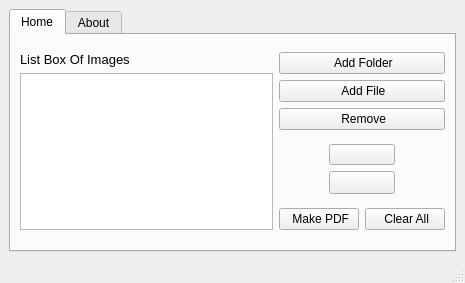
<?xml version="1.0" encoding="UTF-8"?>
<ui version="4.0">
 <class>MainWindow</class>
 <widget class="QMainWindow" name="MainWindow">
  <property name="geometry">
   <rect>
    <x>0</x>
    <y>0</y>
    <width>465</width>
    <height>283</height>
   </rect>
  </property>
  <property name="minimumSize">
   <size>
    <width>465</width>
    <height>283</height>
   </size>
  </property>
  <property name="maximumSize">
   <size>
    <width>465</width>
    <height>283</height>
   </size>
  </property>
  <property name="windowTitle">
   <string>Image To PDF Converter App</string>
  </property>
  <property name="windowIcon">
   <iconset>
    <normaloff>icons/main_icon.png</normaloff>icons/main_icon.png</iconset>
  </property>
  <widget class="QWidget" name="centralwidget">
   <layout class="QHBoxLayout" name="horizontalLayout_6">
    <item>
     <widget class="QTabWidget" name="tabWidget">
      <property name="tabShape">
       <enum>QTabWidget::Rounded</enum>
      </property>
      <property name="currentIndex">
       <number>0</number>
      </property>
      <widget class="QWidget" name="tab">
       <attribute name="icon">
        <iconset>
         <normaloff>icons/top_menu_50px.png</normaloff>icons/top_menu_50px.png</iconset>
       </attribute>
       <attribute name="title">
        <string>Home</string>
       </attribute>
       <layout class="QGridLayout" name="gridLayout">
        <item row="0" column="0" rowspan="3">
         <layout class="QVBoxLayout" name="verticalLayout_3">
          <item>
           <widget class="QLabel" name="label_8">
            <property name="text">
             <string>&lt;html&gt;&lt;head/&gt;&lt;body&gt;&lt;p&gt;&lt;span style=&quot; font-size:10pt;&quot;&gt;List Box Of Images&lt;/span&gt;&lt;/p&gt;&lt;/body&gt;&lt;/html&gt;</string>
            </property>
           </widget>
          </item>
          <item>
           <widget class="QListWidget" name="listWidget"/>
          </item>
         </layout>
        </item>
        <item row="0" column="1">
         <layout class="QVBoxLayout" name="verticalLayout">
          <item>
           <widget class="QPushButton" name="pushButton">
            <property name="text">
             <string> Add Folder</string>
            </property>
            <property name="icon">
             <iconset>
              <normaloff>icons/Add Folder_50px.png</normaloff>icons/Add Folder_50px.png</iconset>
            </property>
           </widget>
          </item>
          <item>
           <widget class="QPushButton" name="pushButton_add">
            <property name="text">
             <string> Add File</string>
            </property>
            <property name="icon">
             <iconset>
              <normaloff>icons/plus_50px.png</normaloff>icons/plus_50px.png</iconset>
            </property>
           </widget>
          </item>
          <item>
           <widget class="QPushButton" name="pushButton_remove">
            <property name="text">
             <string> Remove</string>
            </property>
            <property name="icon">
             <iconset>
              <normaloff>icons/minus_50px.png</normaloff>icons/minus_50px.png</iconset>
            </property>
           </widget>
          </item>
         </layout>
        </item>
        <item row="1" column="1">
         <layout class="QVBoxLayout" name="verticalLayout_2" stretch="0,0">
          <property name="leftMargin">
           <number>50</number>
          </property>
          <property name="rightMargin">
           <number>50</number>
          </property>
          <item>
           <widget class="QPushButton" name="pushButton_up">
            <property name="maximumSize">
             <size>
              <width>91</width>
              <height>21</height>
             </size>
            </property>
            <property name="text">
             <string/>
            </property>
            <property name="icon">
             <iconset>
              <normaloff>icons/collapse_arrow_50px.png</normaloff>icons/collapse_arrow_50px.png</iconset>
            </property>
           </widget>
          </item>
          <item>
           <widget class="QPushButton" name="pushButton_down">
            <property name="maximumSize">
             <size>
              <width>91</width>
              <height>23</height>
             </size>
            </property>
            <property name="text">
             <string/>
            </property>
            <property name="icon">
             <iconset>
              <normaloff>icons/expand_arrow_50px.png</normaloff>icons/expand_arrow_50px.png</iconset>
            </property>
           </widget>
          </item>
         </layout>
        </item>
        <item row="2" column="1">
         <layout class="QHBoxLayout" name="horizontalLayout">
          <item>
           <widget class="QPushButton" name="pushButton_make_pdf">
            <property name="text">
             <string> Make PDF</string>
            </property>
            <property name="icon">
             <iconset>
              <normaloff>icons/export_pdf_50px.png</normaloff>icons/export_pdf_50px.png</iconset>
            </property>
           </widget>
          </item>
          <item>
           <widget class="QPushButton" name="pushButton_clear">
            <property name="text">
             <string> Clear All</string>
            </property>
            <property name="icon">
             <iconset>
              <normaloff>icons/clear_symbol_50px.png</normaloff>icons/clear_symbol_50px.png</iconset>
            </property>
           </widget>
          </item>
         </layout>
        </item>
       </layout>
      </widget>
      <widget class="QWidget" name="tab_2">
       <attribute name="icon">
        <iconset>
         <normaloff>icons/info_50px.png</normaloff>icons/info_50px.png</iconset>
       </attribute>
       <attribute name="title">
        <string>About</string>
       </attribute>
       <layout class="QGridLayout" name="gridLayout_3">
        <item row="0" column="0">
         <layout class="QHBoxLayout" name="horizontalLayout_2">
          <item>
           <widget class="QLabel" name="label">
            <property name="text">
             <string>&lt;html&gt;&lt;head/&gt;&lt;body&gt;&lt;p&gt;Developer:&lt;/p&gt;&lt;/body&gt;&lt;/html&gt;</string>
            </property>
           </widget>
          </item>
          <item>
           <widget class="QLabel" name="label_2">
            <property name="text">
             <string>Pinjari Mustafa</string>
            </property>
           </widget>
          </item>
         </layout>
        </item>
        <item row="1" column="0">
         <layout class="QHBoxLayout" name="horizontalLayout_3">
          <item>
           <widget class="QLabel" name="label_5">
            <property name="minimumSize">
             <size>
              <width>81</width>
              <height>16</height>
             </size>
            </property>
            <property name="text">
             <string>Contact Info:</string>
            </property>
           </widget>
          </item>
          <item>
           <widget class="QLabel" name="label_6">
            <property name="minimumSize">
             <size>
              <width>191</width>
              <height>16</height>
             </size>
            </property>
            <property name="text">
             <string>unlessuser99@gmail.com</string>
            </property>
           </widget>
          </item>
         </layout>
        </item>
        <item row="2" column="0">
         <layout class="QHBoxLayout" name="horizontalLayout_4">
          <item>
           <widget class="QLabel" name="label_4">
            <property name="maximumSize">
             <size>
              <width>191</width>
              <height>20</height>
             </size>
            </property>
            <property name="text">
             <string>Technologies Used:</string>
            </property>
           </widget>
          </item>
          <item>
           <widget class="QLabel" name="label_3">
            <property name="text">
             <string>Python 3.7, PyQt5, PILLOW (PIL).</string>
            </property>
           </widget>
          </item>
         </layout>
        </item>
        <item row="3" column="0">
         <layout class="QHBoxLayout" name="horizontalLayout_5">
          <item>
           <widget class="QLabel" name="label_7">
            <property name="text">
             <string>Icons Credit:</string>
            </property>
           </widget>
          </item>
          <item>
           <widget class="QLabel" name="label_9">
            <property name="text">
             <string>&lt;html&gt;&lt;head/&gt;&lt;body&gt;&lt;p&gt;&lt;a href=&quot;https://icons8.com&quot;&gt;&lt;span style=&quot; text-decoration: underline; color:#00bcd4;&quot;&gt;Icons8.com&lt;/span&gt;&lt;/a&gt;&lt;/p&gt;&lt;/body&gt;&lt;/html&gt;</string>
            </property>
            <property name="openExternalLinks">
             <bool>true</bool>
            </property>
           </widget>
          </item>
         </layout>
        </item>
        <item row="4" column="0">
         <widget class="QTextBrowser" name="textBrowser">
          <property name="html">
           <string>&lt;!DOCTYPE HTML PUBLIC &quot;-//W3C//DTD HTML 4.0//EN&quot; &quot;http://www.w3.org/TR/REC-html40/strict.dtd&quot;&gt;
&lt;html&gt;&lt;head&gt;&lt;meta name=&quot;qrichtext&quot; content=&quot;1&quot; /&gt;&lt;style type=&quot;text/css&quot;&gt;
p, li { white-space: pre-wrap; }
&lt;/style&gt;&lt;/head&gt;&lt;body style=&quot; font-family:'MS Shell Dlg 2'; font-size:8.25pt; font-weight:400; font-style:normal;&quot;&gt;
&lt;p style=&quot; margin-top:0px; margin-bottom:0px; margin-left:0px; margin-right:0px; -qt-block-indent:0; text-indent:0px;&quot;&gt;MIT License&lt;/p&gt;
&lt;p style=&quot;-qt-paragraph-type:empty; margin-top:0px; margin-bottom:0px; margin-left:0px; margin-right:0px; -qt-block-indent:0; text-indent:0px;&quot;&gt;&lt;br /&gt;&lt;/p&gt;
&lt;p style=&quot; margin-top:0px; margin-bottom:0px; margin-left:0px; margin-right:0px; -qt-block-indent:0; text-indent:0px;&quot;&gt;Copyright (c) 2020 Pinjari Mustafa &lt;/p&gt;
&lt;p style=&quot;-qt-paragraph-type:empty; margin-top:0px; margin-bottom:0px; margin-left:0px; margin-right:0px; -qt-block-indent:0; text-indent:0px;&quot;&gt;&lt;br /&gt;&lt;/p&gt;
&lt;p style=&quot; margin-top:0px; margin-bottom:0px; margin-left:0px; margin-right:0px; -qt-block-indent:0; text-indent:0px;&quot;&gt;Permission is hereby granted, free of charge, to any person obtaining a copy&lt;/p&gt;
&lt;p style=&quot; margin-top:0px; margin-bottom:0px; margin-left:0px; margin-right:0px; -qt-block-indent:0; text-indent:0px;&quot;&gt;of this software and associated documentation files (the &amp;quot;Software&amp;quot;), to deal&lt;/p&gt;
&lt;p style=&quot; margin-top:0px; margin-bottom:0px; margin-left:0px; margin-right:0px; -qt-block-indent:0; text-indent:0px;&quot;&gt;in the Software without restriction, including without limitation the rights&lt;/p&gt;
&lt;p style=&quot; margin-top:0px; margin-bottom:0px; margin-left:0px; margin-right:0px; -qt-block-indent:0; text-indent:0px;&quot;&gt;to use, copy, modify, merge, publish, distribute, sublicense, and/or sell&lt;/p&gt;
&lt;p style=&quot; margin-top:0px; margin-bottom:0px; margin-left:0px; margin-right:0px; -qt-block-indent:0; text-indent:0px;&quot;&gt;copies of the Software, and to permit persons to whom the Software is&lt;/p&gt;
&lt;p style=&quot; margin-top:0px; margin-bottom:0px; margin-left:0px; margin-right:0px; -qt-block-indent:0; text-indent:0px;&quot;&gt;furnished to do so, subject to the following conditions:&lt;/p&gt;
&lt;p style=&quot;-qt-paragraph-type:empty; margin-top:0px; margin-bottom:0px; margin-left:0px; margin-right:0px; -qt-block-indent:0; text-indent:0px;&quot;&gt;&lt;br /&gt;&lt;/p&gt;
&lt;p style=&quot; margin-top:0px; margin-bottom:0px; margin-left:0px; margin-right:0px; -qt-block-indent:0; text-indent:0px;&quot;&gt;The above copyright notice and this permission notice shall be included in all&lt;/p&gt;
&lt;p style=&quot; margin-top:0px; margin-bottom:0px; margin-left:0px; margin-right:0px; -qt-block-indent:0; text-indent:0px;&quot;&gt;copies or substantial portions of the Software.&lt;/p&gt;
&lt;p style=&quot;-qt-paragraph-type:empty; margin-top:0px; margin-bottom:0px; margin-left:0px; margin-right:0px; -qt-block-indent:0; text-indent:0px;&quot;&gt;&lt;br /&gt;&lt;/p&gt;
&lt;p style=&quot; margin-top:0px; margin-bottom:0px; margin-left:0px; margin-right:0px; -qt-block-indent:0; text-indent:0px;&quot;&gt;THE SOFTWARE IS PROVIDED &amp;quot;AS IS&amp;quot;, WITHOUT WARRANTY OF ANY KIND, EXPRESS OR&lt;/p&gt;
&lt;p style=&quot; margin-top:0px; margin-bottom:0px; margin-left:0px; margin-right:0px; -qt-block-indent:0; text-indent:0px;&quot;&gt;IMPLIED, INCLUDING BUT NOT LIMITED TO THE WARRANTIES OF MERCHANTABILITY,&lt;/p&gt;
&lt;p style=&quot; margin-top:0px; margin-bottom:0px; margin-left:0px; margin-right:0px; -qt-block-indent:0; text-indent:0px;&quot;&gt;FITNESS FOR A PARTICULAR PURPOSE AND NONINFRINGEMENT. IN NO EVENT SHALL THE&lt;/p&gt;
&lt;p style=&quot; margin-top:0px; margin-bottom:0px; margin-left:0px; margin-right:0px; -qt-block-indent:0; text-indent:0px;&quot;&gt;AUTHORS OR COPYRIGHT HOLDERS BE LIABLE FOR ANY CLAIM, DAMAGES OR OTHER&lt;/p&gt;
&lt;p style=&quot; margin-top:0px; margin-bottom:0px; margin-left:0px; margin-right:0px; -qt-block-indent:0; text-indent:0px;&quot;&gt;LIABILITY, WHETHER IN AN ACTION OF CONTRACT, TORT OR OTHERWISE, ARISING FROM,&lt;/p&gt;
&lt;p style=&quot; margin-top:0px; margin-bottom:0px; margin-left:0px; margin-right:0px; -qt-block-indent:0; text-indent:0px;&quot;&gt;OUT OF OR IN CONNECTION WITH THE SOFTWARE OR THE USE OR OTHER DEALINGS IN THE&lt;/p&gt;
&lt;p style=&quot; margin-top:0px; margin-bottom:0px; margin-left:0px; margin-right:0px; -qt-block-indent:0; text-indent:0px;&quot;&gt;SOFTWARE.&lt;/p&gt;&lt;/body&gt;&lt;/html&gt;</string>
          </property>
         </widget>
        </item>
       </layout>
      </widget>
     </widget>
    </item>
   </layout>
  </widget>
  <widget class="QMenuBar" name="menubar">
   <property name="geometry">
    <rect>
     <x>0</x>
     <y>0</y>
     <width>465</width>
     <height>21</height>
    </rect>
   </property>
  </widget>
  <widget class="QStatusBar" name="statusbar"/>
 </widget>
 <resources/>
 <connections/>
</ui>
